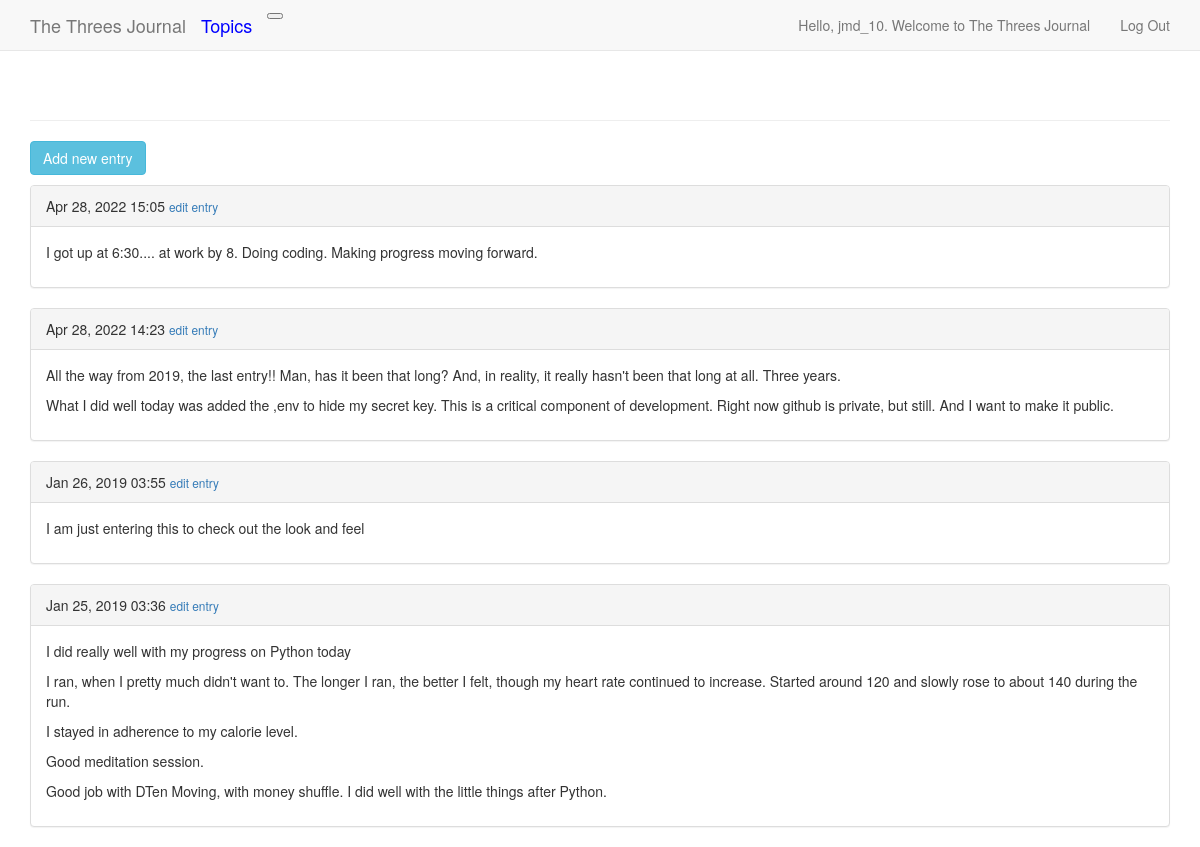
Before: /topics/6/ (signed in) with the older database file.
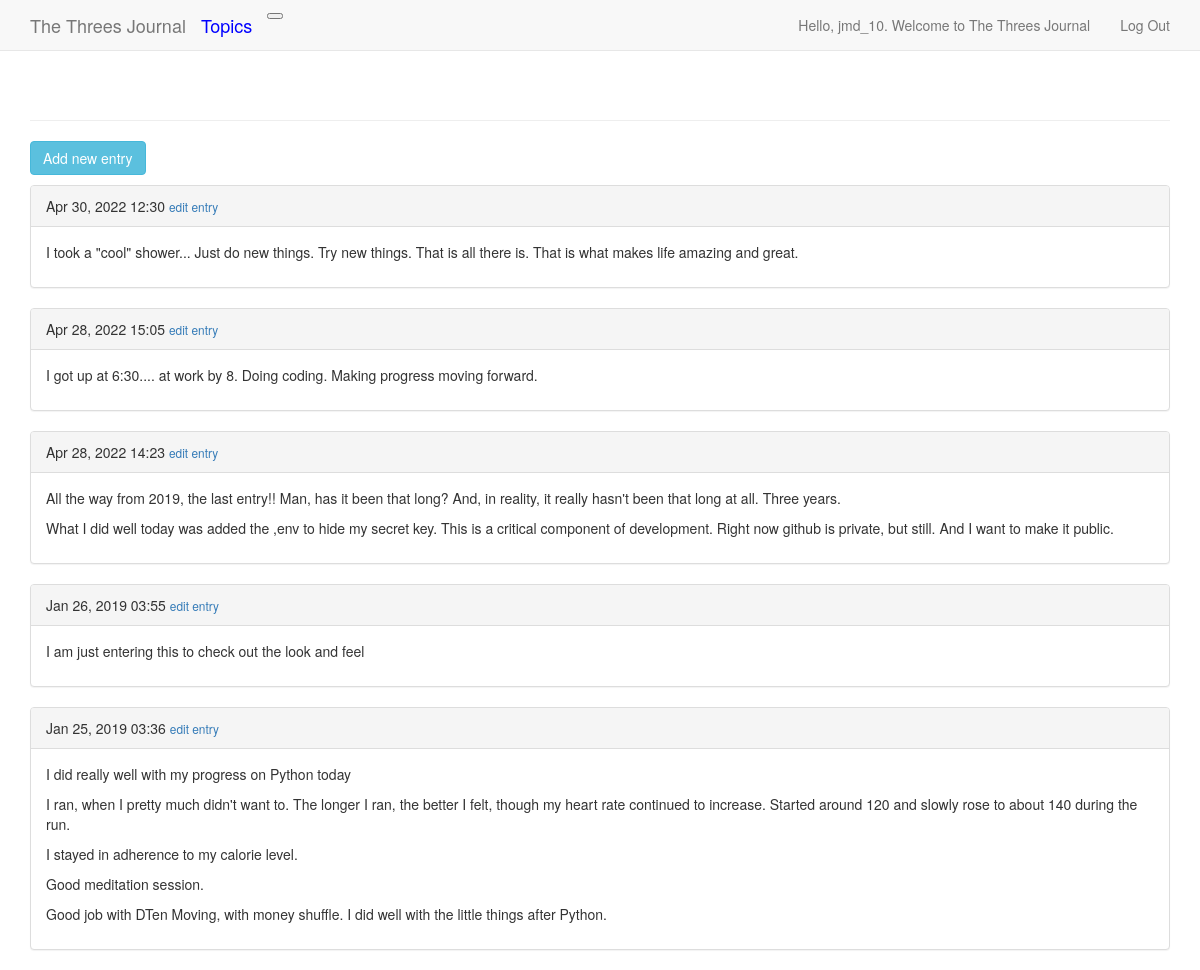
After: the same page with the newer database file.
### the_threes_tracker/models.py (models this page shows, shortened)
class Entry(models.Model):
    topic = models.ForeignKey(Topic, on_delete=models.CASCADE)
    text = models.TextField()
    date_added = models.DateTimeField(auto_now_add=True)
    class Meta:
        verbose_name_plural = 'entries'

### the_threes_tracker/views.py (the view)
# urls.py: path('topics/<int:topic_id>/', views.topic, name='topic'),
@login_required
def topic(request, topic_id):
    topic = get_object_or_404(Topic, id=topic_id)
    check_topic_owner(request, topic)
    entries = topic.entry_set.order_by('-date_added')
    context = {'topic': topic, 'entries': entries}
    return render(request, 'the_threes_tracker/topic.html', context)

### the_threes_tracker/views.py (called while the page is built)
def check_topic_owner(request, topic):
    if topic.owner != request.user:
        raise Http404

### the_threes_tracker/templates/the_threes_tracker/topic.html (shortened to what this page needs)
{% extends "the_threes_tracker/base.html" %}
{% load bootstrap3 %}
{% block content %}
  <p>
    <a href="{% url 'the_threes_tracker:new_entry' topic.id %}" class="btn btn-info" role="button">Add new entry</a>
  </p>
  {% for entry in entries %}
    <div class="panel panel-default">
      <div class="panel-heading">
          {{ entry.date_added|date:'M d, Y H:i' }}
          <small>
            <a href="{% url 'the_threes_tracker:edit_entry' entry.id %}">edit entry</a>
          </small>
      </div>
      <div class="panel-body">
        {{ entry.text|linebreaks }}
      </div>
    </div>
  {% empty %}
      There are no entries yet.
  {% endfor %}
{% endblock content %}

Changed rows visible on the page:
added Entry: date_added "Apr 30, 2022 12:30", text "I took a \"cool\" shower... Just do new things. Try new things. That is all there is. That is what makes life amazing and great."
